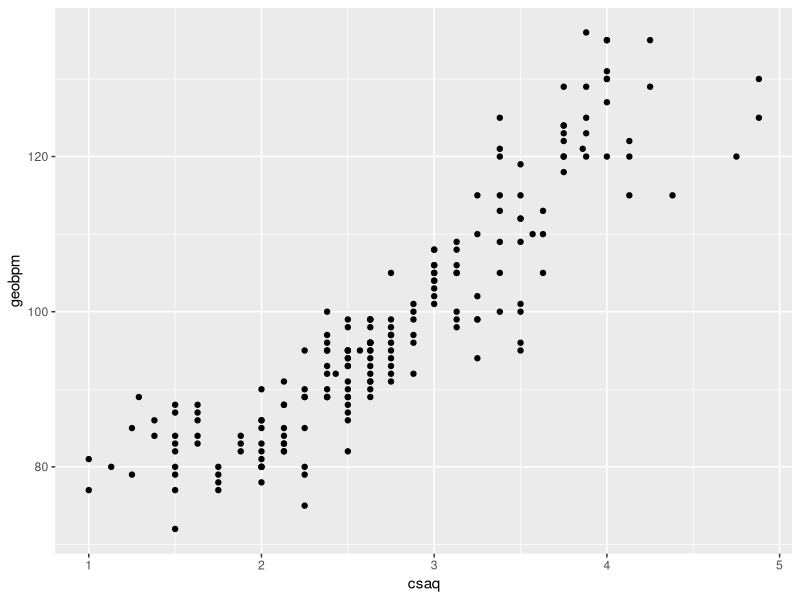
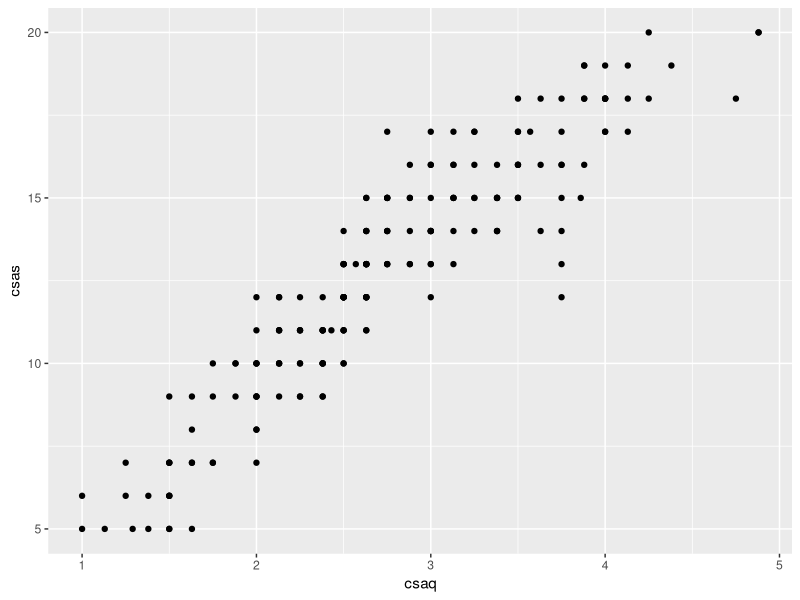
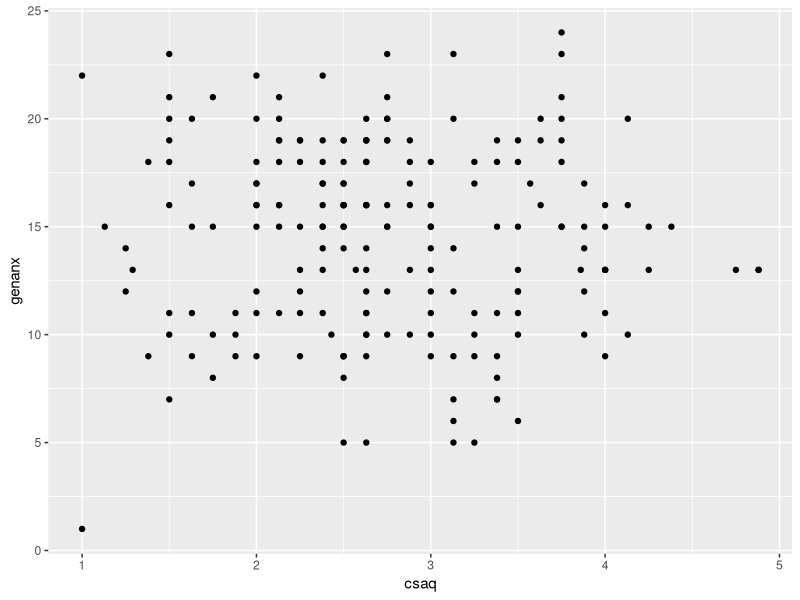

Write the R code that produced these figures, in order.
## ---- chunk 1

library(tidyverse)
library(psych)

csaqpilot <- read_csv("csaqp.csv")

csaq <- csaqpilot %>% 
select(csaqi1, csaqi2, csaqi3, csaqi4, csaqi5, csaqi6, csaqi7, csaqi8)

## ---- chunk 2

csaqpilot %>% 
  ggplot(aes(x=csaq, y=geobpm)) +
  geom_point()


## ---- chunk 3

csaqpilot %>% 
  ggplot(aes(x=csaq, y=csas)) +
  geom_point()



## ---- chunk 4

csaqpilot %>% 
ggplot(aes(x=csaq, y=genanx)) +
  geom_point()


## ---- chunk 5

csaqpilot %>%
  select(csaq, geobpm, csas, genanx) %>% 
  corr.test() %>% 
  print(short=FALSE)


